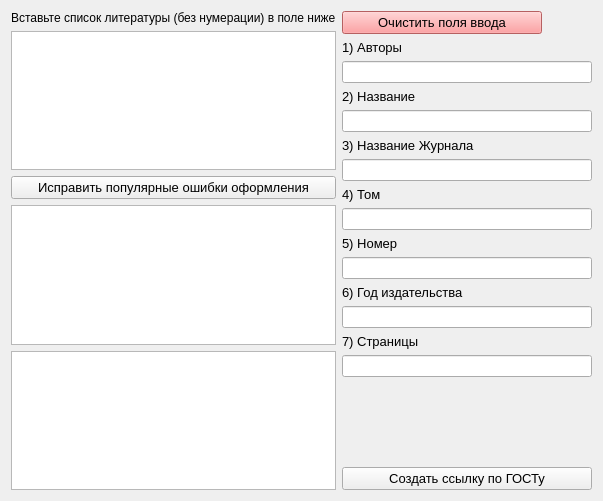
<?xml version="1.0" encoding="UTF-8"?>
<ui version="4.0">
 <class>JournalArticleWidget</class>
 <widget class="QWidget" name="JournalArticleWidget">
  <property name="geometry">
   <rect>
    <x>0</x>
    <y>0</y>
    <width>603</width>
    <height>501</height>
   </rect>
  </property>
  <property name="windowTitle">
   <string>Form</string>
  </property>
  <layout class="QGridLayout" name="gridLayout">
   <item row="0" column="0">
    <layout class="QVBoxLayout" name="verticalLayout_2">
     <item>
      <widget class="QLabel" name="label_9">
       <property name="text">
        <string>Вставьте список литературы (без нумерации) в поле ниже</string>
       </property>
      </widget>
     </item>
     <item>
      <widget class="QTextEdit" name="input_text"/>
     </item>
     <item>
      <widget class="QPushButton" name="pushButton_3">
       <property name="font">
        <font>
         <pointsize>10</pointsize>
        </font>
       </property>
       <property name="text">
        <string>Исправить популярные ошибки оформления</string>
       </property>
      </widget>
     </item>
     <item>
      <widget class="QListWidget" name="listWidget">
       <property name="maximumSize">
        <size>
         <width>16777215</width>
         <height>200</height>
        </size>
       </property>
      </widget>
     </item>
     <item>
      <widget class="QTextEdit" name="textEdit"/>
     </item>
    </layout>
   </item>
   <item row="0" column="1">
    <layout class="QVBoxLayout" name="verticalLayout">
     <item>
      <widget class="QPushButton" name="pushButton_2">
       <property name="maximumSize">
        <size>
         <width>200</width>
         <height>16777215</height>
        </size>
       </property>
       <property name="font">
        <font>
         <pointsize>10</pointsize>
        </font>
       </property>
       <property name="styleSheet">
        <string notr="true">background-color: rgb(255, 134, 136);</string>
       </property>
       <property name="text">
        <string>Очистить поля ввода</string>
       </property>
      </widget>
     </item>
     <item>
      <widget class="QLabel" name="label">
       <property name="font">
        <font>
         <pointsize>10</pointsize>
        </font>
       </property>
       <property name="text">
        <string>1) Авторы</string>
       </property>
      </widget>
     </item>
     <item>
      <widget class="QLineEdit" name="author"/>
     </item>
     <item>
      <widget class="QLabel" name="label_2">
       <property name="font">
        <font>
         <pointsize>10</pointsize>
        </font>
       </property>
       <property name="text">
        <string>2) Название</string>
       </property>
      </widget>
     </item>
     <item>
      <widget class="QLineEdit" name="nazva"/>
     </item>
     <item>
      <widget class="QLabel" name="label_3">
       <property name="font">
        <font>
         <pointsize>10</pointsize>
        </font>
       </property>
       <property name="text">
        <string>3) Название Журнала</string>
       </property>
      </widget>
     </item>
     <item>
      <widget class="QLineEdit" name="jurnal"/>
     </item>
     <item>
      <widget class="QLabel" name="label_4">
       <property name="font">
        <font>
         <pointsize>10</pointsize>
        </font>
       </property>
       <property name="text">
        <string>4) Том</string>
       </property>
      </widget>
     </item>
     <item>
      <widget class="QLineEdit" name="T"/>
     </item>
     <item>
      <widget class="QLabel" name="label_5">
       <property name="font">
        <font>
         <pointsize>10</pointsize>
        </font>
       </property>
       <property name="text">
        <string>5) Номер</string>
       </property>
      </widget>
     </item>
     <item>
      <widget class="QLineEdit" name="number"/>
     </item>
     <item>
      <widget class="QLabel" name="label_6">
       <property name="font">
        <font>
         <pointsize>10</pointsize>
        </font>
       </property>
       <property name="text">
        <string>6) Год издательства</string>
       </property>
      </widget>
     </item>
     <item>
      <widget class="QLineEdit" name="year">
       <property name="maximumSize">
        <size>
         <width>16777215</width>
         <height>16777215</height>
        </size>
       </property>
      </widget>
     </item>
     <item>
      <widget class="QLabel" name="label_7">
       <property name="font">
        <font>
         <pointsize>10</pointsize>
        </font>
       </property>
       <property name="text">
        <string>7) Страницы</string>
       </property>
      </widget>
     </item>
     <item>
      <widget class="QLineEdit" name="pages">
       <property name="maximumSize">
        <size>
         <width>16777215</width>
         <height>16777215</height>
        </size>
       </property>
      </widget>
     </item>
     <item>
      <spacer name="verticalSpacer">
       <property name="orientation">
        <enum>Qt::Vertical</enum>
       </property>
       <property name="sizeHint" stdset="0">
        <size>
         <width>20</width>
         <height>40</height>
        </size>
       </property>
      </spacer>
     </item>
     <item>
      <widget class="QPushButton" name="pushButton">
       <property name="font">
        <font>
         <pointsize>10</pointsize>
        </font>
       </property>
       <property name="text">
        <string>Создать ссылку по ГОСТу</string>
       </property>
      </widget>
     </item>
    </layout>
   </item>
  </layout>
 </widget>
 <resources/>
 <connections/>
</ui>
